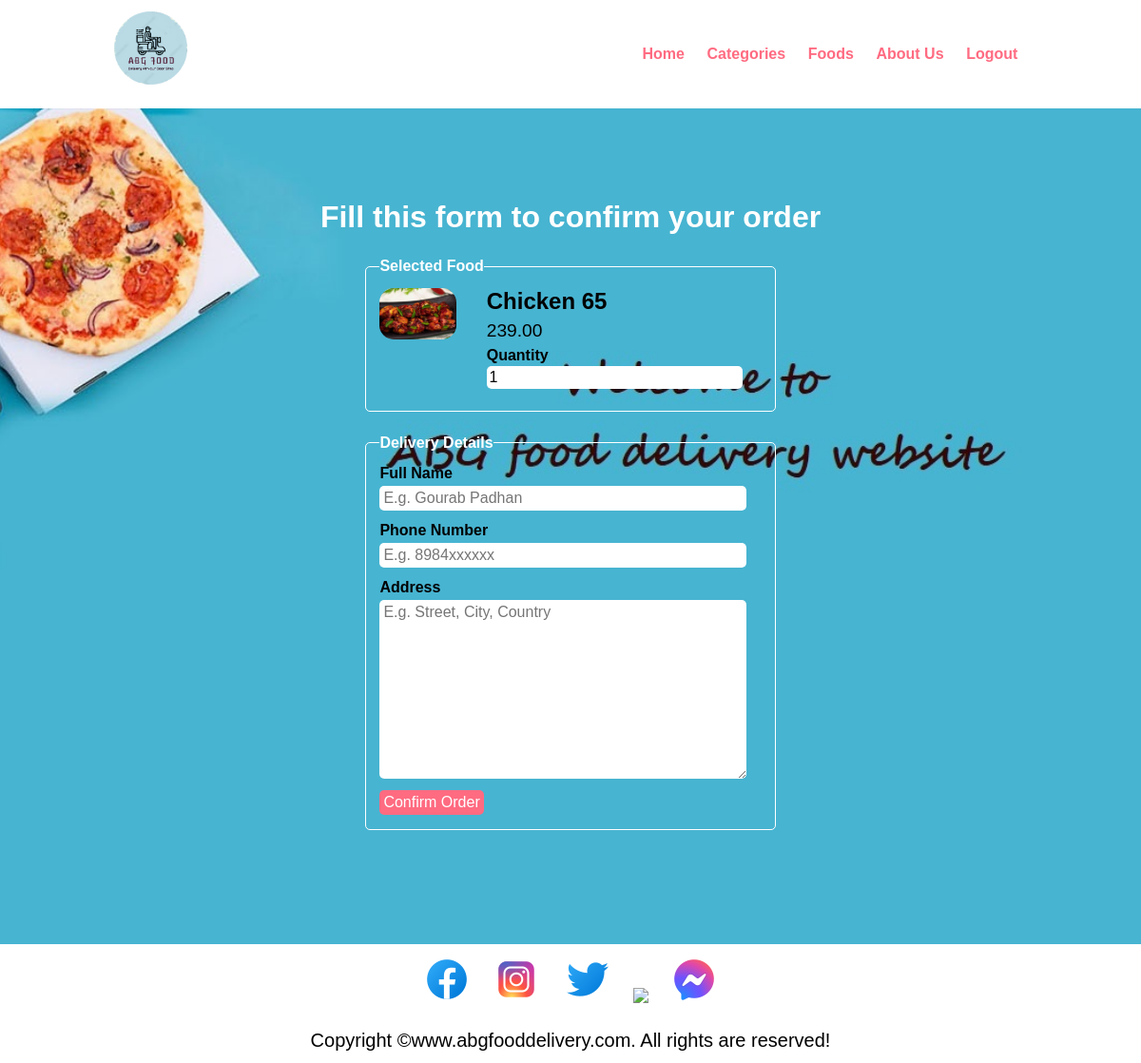
Page /order.php?food_id=11 on the committed database.
### tables this page shows
CREATE TABLE `tbl_food` (
  `id` int(10) UNSIGNED NOT NULL,
  `title` varchar(100) NOT NULL,
  `description` text NOT NULL,
  `price` decimal(10,2) NOT NULL,
  `image_name` varchar(255) NOT NULL,
  `category_id` int(10) UNSIGNED NOT NULL,
  `featured` varchar(10) NOT NULL,
  `active` varchar(10) NOT NULL
);

### order.php (the view, shortened to what this page needs)
<?php include('partials-front/menu.php'); ?>
<?php
    if(isset($_GET['food_id']))
    {
        $food_id = $_GET['food_id'];
        $sql = "SELECT * FROM tbl_food WHERE id=$food_id";
        $res = mysqli_query($conn, $sql);
        $count = mysqli_num_rows($res);
        if($count==1)
        {
            $row = mysqli_fetch_assoc($res);
            $title = $row['title'];
            $price = $row['price'];
            $image_name = $row['image_name'];
        }
        else
        {
            header('location:'.SITEURL);
        }
    }
    else
    {
        header('location:'.SITEURL);
    }
?>
<section class="food-search">
    <div class="container">
        <h2 class="text-center text-white">Fill this form to confirm your order</h2>
        <form action="" class="order" method="POST">
            <fieldset>
                <legend><b>Selected Food</b></legend>
                <div class="food-menu-img">
                    <?php
                        if($image_name=="")
                        {
                            echo "<div class='error'>Image Not Available.</div>";
                        }
                        else
                        {
                            ?>
                                <img src="<?php echo SITEURL; ?>img/food/<?php echo $image_name; ?>" alt="Chicke Hawain Pizza" class="img-responsive img-curve">
                            <?php
                        }
                    ?>
                </div>
                <div class="food-menu-desc">
                    <h3><?php echo $title; ?></h3>
                    <p class="food-price"><?php echo $price; ?></p>
                    <div class="order-label">Quantity</div>
                    <input type="number" name="qty" class="input-responsive" value="1" required>
                </div>
            </fieldset>
            <fieldset>
                <legend><b>Delivery Details</b></legend>
                <div class="order-label">Full Name</div>
                <input type="text" name="full-name" placeholder="E.g. Gourab Padhan" class="input-responsive" required>
                <div class="order-label">Phone Number</div>
                <input type="tel" name="contact" placeholder="E.g. 8984xxxxxx" class="input-responsive" required>
                <div class="order-label">Address</div>
                <textarea name="address" rows="10" placeholder="E.g. Street, City, Country" class="input-responsive" required></textarea>
                <input type="submit" name="submit" value="Confirm Order" class="btn btn-primary">
            </fieldset>
        </form>
    </div>
</section>
<?php include('partials-front/footer.php'); ?>

### css/style.css (style rules this page uses)
* { margin: 0 0; padding: 0 0; font-family: Arial, Helvetica, sans-serif; }
.container { width: 80%; margin: 0 auto; padding: 1%; }
.img-responsive { width: 100%; }
.img-curve { border-radius: 15px; }
.text-center { text-align: center; }
.text-white { color: white; }
.btn { padding: 1%; border: none; font-size: 1rem; border-radius: 5px; }
.btn-primary { background-color: #ff6b81; color: white; cursor: pointer; }
h2 { color: #2f3542; font-size: 2rem; margin-bottom: 2%; }
h3 { font-size: 1.5rem; }
fieldset { border: 1px solid white; margin: 5%; padding: 3%; border-radius: 5px; }
.food-search { background-image: url(../images/bg2.jpg); background-size: cover; background-repeat: no-repeat; background-position: center; padding: 7% 0; }
.food-menu-img { width: 20%; float: left; }
.food-menu-desc { width: 70%; float: left; margin-left: 8%; }
.food-price { font-size: 1.2rem; margin: 2% 0; }
.order { width: 50%; margin: 0 auto; }
.input-responsive { width: 96%; padding: 1%; margin-bottom: 3%; border: none; border-radius: 5px; font-size: 1rem; }
.order-label { margin-bottom: 1%; font-weight: bold; }
legend { color: #fff; }
p { font-size: 20px; }

### rows in the picture
tbl_food: image_name (picture), title "Chicken 65", price "239.00"
